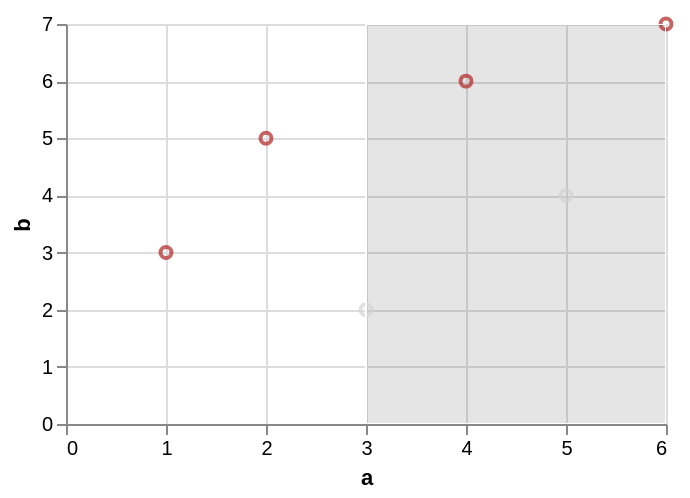

Express this chart as Vega-Lite.
### Vega-Lite specification from a JSON file in a GitHub repository (floating-point values rounded to 4 significant figures)
{"$schema": "https://vega.github.io/schema/vega-lite/v6.json", "data": {"values": [{"a": 1, "b": 3, "c": "x", "d": "2020-01-01"}, {"a": 2, "b": 5, "c": "y", "d": "2020-03-01"}, {"a": 3, "b": 2, "c": "x", "d": "2020-06-01"}, {"a": 4, "b": 6, "c": "z", "d": "2020-09-01"}, {"a": 5, "b": 4, "c": "y", "d": "2021-01-01"}, {"a": 6, "b": 7, "c": "z", "d": "2021-04-01"}]}, "width": 300, "height": 200, "params": [{"name": "p1", "select": {"type": "point", "fields": ["c"]}, "value": [{"c": "z"}]}, {"name": "b1", "select": {"type": "interval", "encodings": ["x"]}, "value": {"x": [3, 6]}}], "mark": "point", "encoding": {"x": {"field": "a", "type": "quantitative"}, "y": {"field": "b", "type": "quantitative"}, "color": {"condition": {"test": {"or": [{"param": "p1"}, {"not": {"param": "b1"}}]}, "value": "firebrick"}, "value": "lightgray"}}}
